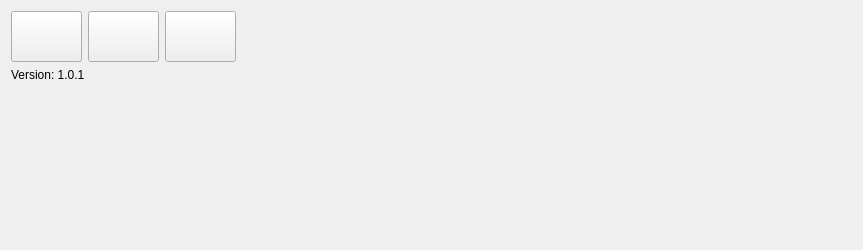
      <widget class="QWidget" name="page">
       <property name="minimumSize">
        <size>
         <width>0</width>
         <height>200</height>
        </size>
       </property>
       <layout class="QGridLayout" name="gridLayout">
        <item row="2" column="0">
         <widget class="QLabel" name="label">
          <property name="sizePolicy">
           <sizepolicy hsizetype="Fixed" vsizetype="Expanding">
            <horstretch>0</horstretch>
            <verstretch>0</verstretch>
           </sizepolicy>
          </property>
          <property name="minimumSize">
           <size>
            <width>841</width>
            <height>151</height>
           </size>
          </property>
          <property name="frameShape">
           <enum>QFrame::NoFrame</enum>
          </property>
          <property name="text">
           <string/>
          </property>
         </widget>
        </item>
        <item row="0" column="0">
         <layout class="QHBoxLayout" name="horizontalLayout">
          <item>
           <widget class="QPushButton" name="pushButton_8">
            <property name="sizePolicy">
             <sizepolicy hsizetype="Fixed" vsizetype="Fixed">
              <horstretch>0</horstretch>
              <verstretch>0</verstretch>
             </sizepolicy>
            </property>
            <property name="minimumSize">
             <size>
              <width>71</width>
              <height>51</height>
             </size>
            </property>
            <property name="text">
             <string/>
            </property>
            <property name="icon">
             <iconset>
              <normaloff>img/file-open.png</normaloff>img/file-open.png</iconset>
            </property>
            <property name="iconSize">
             <size>
              <width>25</width>
              <height>25</height>
             </size>
            </property>
           </widget>
          </item>
          <item>
           <widget class="QPushButton" name="pushButton_9">
            <property name="sizePolicy">
             <sizepolicy hsizetype="Fixed" vsizetype="Fixed">
              <horstretch>0</horstretch>
              <verstretch>0</verstretch>
             </sizepolicy>
            </property>
            <property name="minimumSize">
             <size>
              <width>71</width>
              <height>51</height>
             </size>
            </property>
            <property name="text">
             <string/>
            </property>
            <property name="icon">
             <iconset>
              <normaloff>img/save.png</normaloff>img/save.png</iconset>
            </property>
            <property name="iconSize">
             <size>
              <width>25</width>
              <height>25</height>
             </size>
            </property>
           </widget>
          </item>
          <item>
           <widget class="QPushButton" name="pushButton_10">
            <property name="sizePolicy">
             <sizepolicy hsizetype="Fixed" vsizetype="Fixed">
              <horstretch>0</horstretch>
              <verstretch>0</verstretch>
             </sizepolicy>
            </property>
            <property name="minimumSize">
             <size>
              <width>71</width>
              <height>51</height>
             </size>
            </property>
            <property name="text">
             <string/>
            </property>
            <property name="icon">
             <iconset>
              <normaloff>img/E.png</normaloff>img/E.png</iconset>
            </property>
            <property name="iconSize">
             <size>
              <width>25</width>
              <height>25</height>
             </size>
            </property>
           </widget>
          </item>
          <item>
           <spacer name="horizontalSpacer">
            <property name="orientation">
             <enum>Qt::Horizontal</enum>
            </property>
            <property name="sizeHint" stdset="0">
             <size>
              <width>468</width>
              <height>20</height>
             </size>
            </property>
           </spacer>
          </item>
         </layout>
        </item>
        <item row="1" column="0">
         <widget class="QLabel" name="label_14">
          <property name="text">
           <string>Version: 1.0.1</string>
          </property>
         </widget>
        </item>
       </layout>
      </widget>
